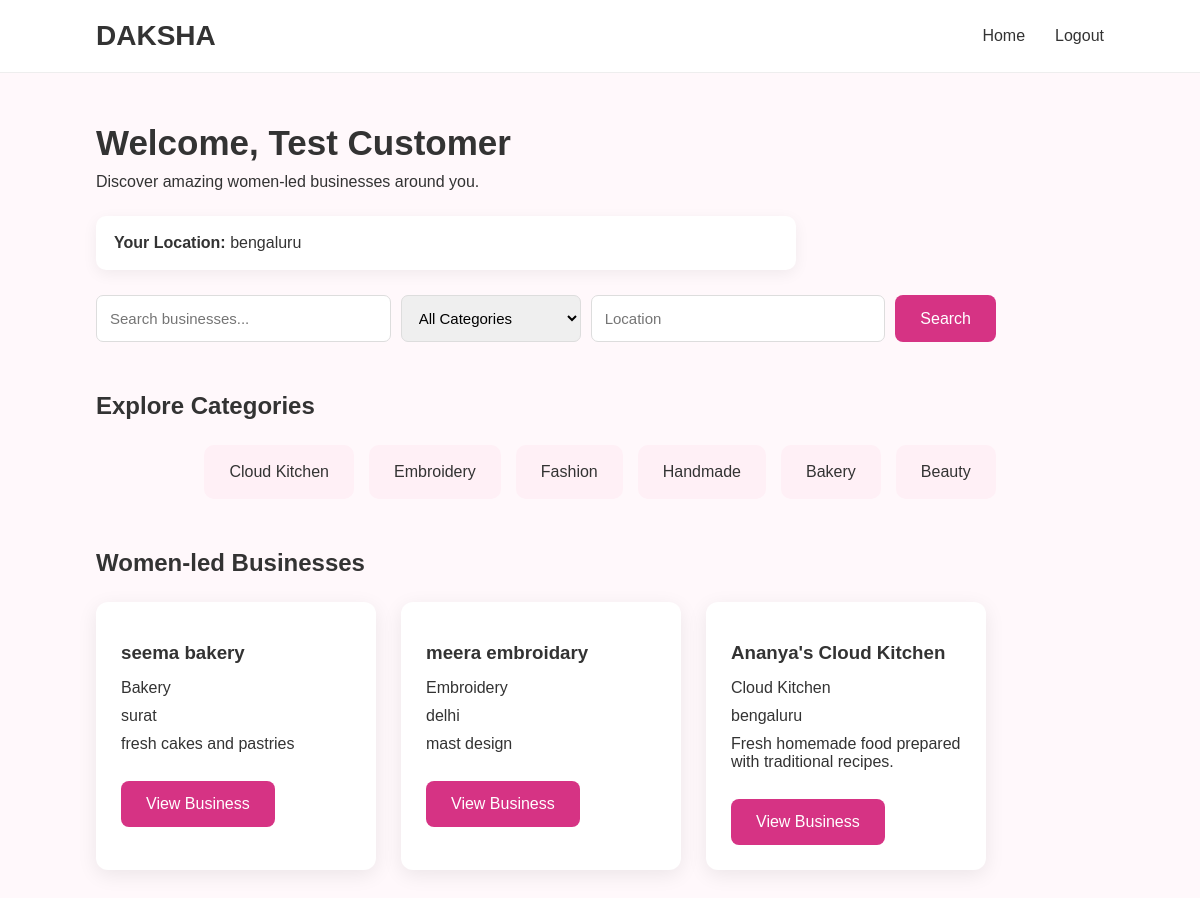
Page /customer (signed in) on the committed database.
### tables this page shows
CREATE TABLE users (

            id INTEGER PRIMARY KEY AUTOINCREMENT,

            name TEXT NOT NULL,

            email TEXT UNIQUE NOT NULL,

            password TEXT NOT NULL,

            role TEXT NOT NULL,

            location TEXT

        );

CREATE TABLE businesses (

            id INTEGER PRIMARY KEY AUTOINCREMENT,

            owner_id INTEGER NOT NULL,

            business_name TEXT NOT NULL,

            category TEXT NOT NULL,

            description TEXT,

            location TEXT,

            FOREIGN KEY (owner_id)
            REFERENCES users(id)

        );

### app.py (the view, shortened to what this page needs)
@app.route("/customer")
def customer():
    if "user_id" not in session:
        return redirect("/login")
    connection = get_db()
    customer = connection.execute("""
        SELECT *
        FROM users
        WHERE id = ?
    """, (
        session["user_id"],
    )).fetchone()
    search = request.args.get(
        "search",
        ""
    ).strip()
    category = request.args.get(
        "category",
        ""
    ).strip()
    location = request.args.get(
        "location",
        ""
    ).strip()
    query = """
        SELECT *
        FROM businesses
        WHERE 1 = 1
    """
    parameters = []
    if category:
        query += """
            AND category = ?
        """
        parameters.append(category)
    query += """
        ORDER BY id DESC
    """
    businesses = connection.execute(
        query,
        parameters
    ).fetchall()
    connection.close()
    return render_template(
        "customer.html",
        name=session["name"],
        businesses=businesses,
        customer_location=(
            customer["location"]
            if customer
            else ""
        )
    )

### app.py (called while the page is built)
def get_db():
    connection = sqlite3.connect("database.db")
    connection.row_factory = sqlite3.Row
    return connection

### templates/customer.html (shortened to what this page needs)
<!DOCTYPE html>
<html>
<head>
    <link rel="stylesheet" href="{{ url_for('static', filename='style.css') }}">
</head>
<body>
    <nav class="navbar">
        <div class="logo">
            DAKSHA
        </div>
        <div class="nav-links">
            <a href="/customer">
                Home
            </a>
            <a href="/logout">
                Logout
            </a>
        </div>
    </nav>
    <section class="dashboard">
        <h1>
            Welcome, {{ name }}
        </h1>
        <p>
            Discover amazing women-led businesses around you.
        </p>
        <div class="location-banner">
            <strong>
                Your Location:
            </strong>
            {{ customer_location }}
        </div>
        <div class="filter-box">
            <form method="GET" action="/customer">
                <input type="text" name="search" placeholder="Search businesses..."
                    value="{{ request.args.get('search', '') }}">
                <select name="category">
                    <option value="">
                        All Categories
                    </option>
                </select>
                <input type="text" name="location" placeholder="Location"
                    value="{{ request.args.get('location', '') }}">
                <button type="submit">
                    Search
                </button>
            </form>
        </div>
        <h2>
            Explore Categories
        </h2>
        <div class="category-container">
            <a href="/customer?category=Cloud%20Kitchen" class="category">
                Cloud Kitchen
            </a>
            <a href="/customer?category=Embroidery" class="category">
                Embroidery
            </a>
            <a href="/customer?category=Fashion" class="category">
                Fashion
            </a>
            <a href="/customer?category=Handmade" class="category">
                Handmade
            </a>
            <a href="/customer?category=Bakery" class="category">
                Bakery
            </a>
            <a href="/customer?category=Beauty" class="category">
                Beauty
            </a>
        </div>
        <h2>
            Women-led Businesses
        </h2>
        {% if businesses %}
        <div class="business-container">
            {% for business in businesses %}
            <div class="business-card">
                <h3>
                    {{ business["business_name"] }}
                </h3>
                <p>
                    {{ business["category"] }}
                </p>
                <p>
                    {{ business["location"] }}
                </p>
                <p>
                    {{ business["description"] }}
                </p>
                <br>
                <a href="/business/{{ business['id'] }}">
                    <button>
                        View Business
                    </button>
                </a>
            </div>
            {% endfor %}
        </div>
        {% endif %}
    </section>
</body>
</html>

### static/style.css (style rules this page uses)
* { margin: 0; padding: 0; box-sizing: border-box; }
body { font-family: Arial, sans-serif; background-color: #fff8fb; color: #333; }
.navbar { display: flex; justify-content: space-between; align-items: center; padding: 20px 8%; background-color: white; border-bottom: 1px solid #eee; }
.logo { font-size: 28px; font-weight: bold; }
.nav-links { display: flex; gap: 30px; }
.nav-links a { text-decoration: none; color: #333; }
button { padding: 14px 25px; border: none; border-radius: 8px; background-color: #d63384; color: white; font-size: 16px; cursor: pointer; }
.category-container { display: flex; justify-content: center; gap: 15px; flex-wrap: wrap; }
.category { padding: 18px 25px; background-color: #fff0f6; border-radius: 10px; cursor: pointer; }
.dashboard { padding: 50px 8%; }
.dashboard h1 { font-size: 35px; margin-bottom: 10px; }
.dashboard h2 { margin-top: 50px; margin-bottom: 25px; }
.business-container { display: flex; gap: 25px; flex-wrap: wrap; }
.business-card { width: 280px; padding: 25px; background: white; border-radius: 12px; box-shadow: 0 5px 20px rgba(0, 0, 0, 0.08); }
.business-card h3 { margin-bottom: 15px; }
.business-card p { margin: 10px 0; }
.location-banner { margin-top: 25px; padding: 18px; background-color: white; border-radius: 10px; box-shadow: 0 4px 15px rgba(0, 0, 0, 0.06); max-width: 700px; }
.filter-box { margin-top: 25px; max-width: 900px; }
.filter-box form { display: flex; gap: 10px; flex-wrap: wrap; }
.filter-box input, .filter-box select { padding: 13px; border: 1px solid #ddd; border-radius: 7px; font-size: 15px; }
.filter-box input { flex: 1; min-width: 200px; }
.filter-box select { min-width: 180px; }
.category { text-decoration: none; color: #333; display: block; }

### rows in the picture
users: name "Test Customer", location "bengaluru"
businesses: business_name "seema bakery", category "Bakery", location "surat", description "fresh cakes and pastries"
businesses: business_name "meera embroidary", category "Embroidery", location "delhi", description "mast design"
businesses: business_name "Ananya's Cloud Kitchen", category "Cloud Kitchen", location "bengaluru", description "Fresh homemade food prepared with traditional recipes."
